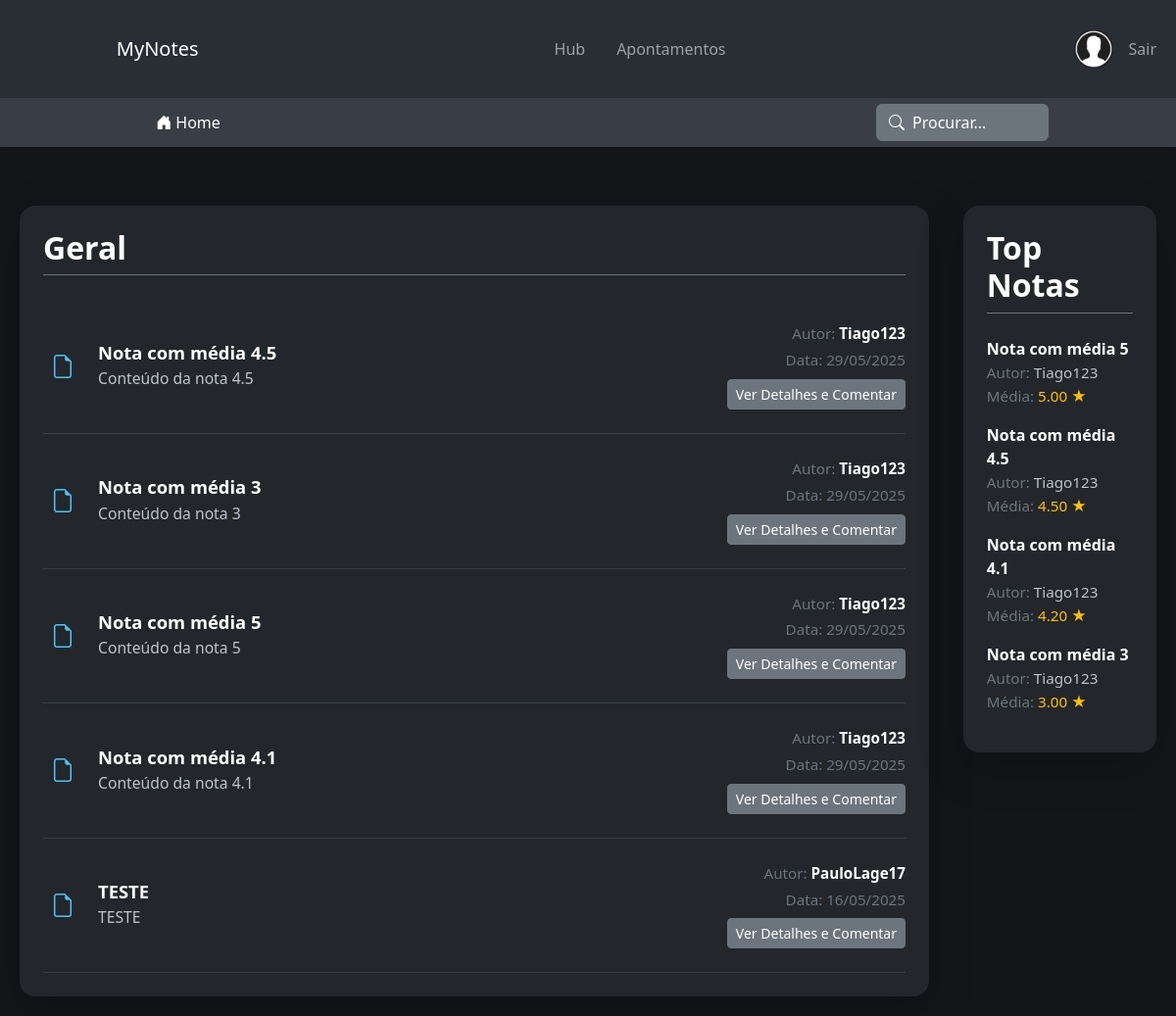
Screenshot of /index.php (signed in) with the database file from the repository.
### tables this page shows
CREATE TABLE `notes` (
  `id` int(11) NOT NULL,
  `user_id` int(11) NOT NULL,
  `id_cadeira` int(11) DEFAULT NULL,
  `escola` int(11) DEFAULT NULL,
  `title` varchar(255) NOT NULL,
  `content` text NOT NULL,
  `private_status` tinyint(2) NOT NULL DEFAULT 1,
  `created_at` timestamp NOT NULL DEFAULT current_timestamp(),
  `updated_at` timestamp NOT NULL DEFAULT current_timestamp() ON UPDATE current_timestamp()
);

CREATE TABLE `userdata` (
  `id` int(11) NOT NULL,
  `username` varchar(20) NOT NULL,
  `email` varchar(100) NOT NULL,
  `password` varchar(255) NOT NULL,
  `aprovado` tinyint(1) NOT NULL DEFAULT 0,
  `admin` tinyint(2) NOT NULL DEFAULT 0,
  `escola` int(11) DEFAULT NULL
);

### index.php (the view, shortened to what this page needs)
<?php
$escola = $_SESSION["escola"];
$conn = new mysqli("localhost", "root", "", "notesdb");
$sql = "SELECT n.id, n.title, n.content, n.created_at, u.username
        FROM notes n
        JOIN userdata u ON n.user_id = u.id
        WHERE n.private_status = 0 AND n.escola = ?
        ORDER BY n.created_at DESC";
$stmt = $conn->prepare($sql);
$stmt->bind_param("i", $escola);
$stmt->execute();
$result = $stmt->get_result();
$sql_top = "
    SELECT n.id, n.title, u.username, AVG(r.rating) as media
    FROM notes n
    JOIN userdata u ON n.user_id = u.id
    LEFT JOIN note_ratings r ON n.id = r.note_id
    WHERE n.private_status = 0 AND n.escola = ?
    GROUP BY n.id, n.title, u.username
    HAVING COUNT(r.rating) > 0
    ORDER BY media DESC, n.id DESC
    LIMIT 5
";
$stmt_top = $conn->prepare($sql_top);
$stmt_top->bind_param("i", $escola);
$stmt_top->execute();
$result_top = $stmt_top->get_result();
?>
<!DOCTYPE html>
<html lang="pt">
<head>
    <link href="https://cdn.jsdelivr.net/npm/bootstrap@5.3.0/dist/css/bootstrap.min.css" rel="stylesheet">
    <link rel="stylesheet" href="https://cdn.jsdelivr.net/npm/bootstrap-icons@1.11.3/font/bootstrap-icons.min.css">
    <link rel="stylesheet" href="styles.css">
</head>
<body>
    <nav class="navbar navbar-expand-lg navbar-dark navbar-custom" style="height: 100px;">
        <div class="container-fluid d-flex justify-content-between align-items-center">
            <div class="d-flex align-items-center flex-grow-1" style="min-width:180px; margin-left: 5%;">
                <a class="navbar-brand" href="index.php" style="margin-left: 3rem;">MyNotes</a>
            </div>
            <div class="d-flex justify-content-center flex-grow-1">
                <ul class="navbar-nav align-items-center gap-3">
                    <li class="nav-item">
                        <a class="nav-link" href="index.php">Hub</a>
                    </li>
                    <li class="nav-item">
                        <a class="nav-link" href="apontamentos.php">Apontamentos</a>
                    </li>
                </ul>
            </div>
            <div class="d-flex align-items-center flex-grow-1 justify-content-end" style="min-width:180px;">
                <ul class="navbar-nav align-items-center">
                    <li class="nav-item">
                        <a class="nav-link" href="perfil.php">
                            <img src="./img/avatar.png" class="rounded-circle" style="width: 40px; border: none;"
                                alt="Avatar" />
                        </a>
                    </li>
                    <?php if (isset($_SESSION["user_id"])): ?>
                        <li class="nav-item">
                            <a class="nav-link" href="logout.php">Sair</a>
                        </li>
                    <?php else: ?>
                        <li class="nav-item">
                            <a class="nav-link" href="login.php">Login</a>
                        </li>
                    <?php endif; ?>
                </ul>
            </div>
        </div>
    </nav>
    <nav class="navbar navbar-expand-lg navbar-dark navbar2nd" style="height: 50px; background-color: #393e46;">
        <div class="container-fluid d-flex justify-content-between align-items-center">
            <div>
                <a href="index.php" class="btn btn-link text-white text-decoration-none"
                    style="margin-left: 50%;min-width: 180px;">
                    <i class="bi bi-house-door-fill"></i> Home
                </a>
            </div>
            <div style="min-width: 25%;">
                <button class="btn btn-secondary d-flex align-items-center" style="min-width:60%;"
                    data-bs-toggle="modal" data-bs-target="#searchModal">
                    <i class="bi bi-search me-2"></i> Procurar...
                </button>
            </div>
        </div>
    </nav>
    <div class="content"
        style="background-color: #131519; display: flex; gap: 3%; align-items: flex-start; min-width: 100%;margin-top: 40px; margin-left: 0; margin-right: 0;">
        <div class="p-4 rounded-4 shadow-lg"
            style="background-color: #23262b; min-width: 80%; flex: 2; border-radius: 18px;">
            <h2 class="mb-4 pb-2 border-bottom border-secondary" style="color: #fff; font-weight: bold;">Geral</h2>
            <?php
            if ($result->num_rows > 0):
                while ($row = $result->fetch_assoc()):
                    $data = date('d/m/Y', strtotime($row["created_at"]));
                    ?>
                    <div class="d-flex justify-content-between align-items-center border-bottom border-gray-800 py-4"
                        style="border-color: #393e46 !important;">
                        <div class="d-flex align-items-center">
                            <div class="me-3 d-flex align-items-center justify-content-center"
                                style="width:40px; height:40px; background:#23272b; border-radius:8px;">
                                <i class="bi bi-file-earmark" style="font-size: 1.5rem; color: #4fc3f7;"></i>
                            </div>
                            <div>
                                <h3 class="mb-1" style="color: #fff; font-size: 1.15rem; font-weight: 600;">
                                    <?php echo htmlspecialchars($row["title"]); ?>
                                </h3>
                                <p class="mb-0" style="color: #bfc4cc; font-size: 0.98rem; margin-right: 1%;">
                                    <?php
                                    $content = htmlspecialchars($row["content"]);
                                    echo nl2br($content);
                                    ?>
                                </p>
                            </div>
                        </div>
                        <div class="text-end" style="min-width: 150px;">
                            <p class="mb-1 text-secondary" style="font-size: 0.95rem;">
                                Autor: <span
                                    class="fw-semibold text-white"><?php echo htmlspecialchars($row["username"]); ?></span>
                            </p>
                            <p class="mb-0 text-secondary" style="font-size: 0.95rem;">
                                Data: <?php echo $data; ?>
                            </p>
                            <a href="publicacao.php?id=<?php echo $row['id']; ?>" class="btn btn-secondary btn-sm mt-2">Ver
                                Detalhes e Comentar</a>
                        </div>
                    </div>
                    <?php
                endwhile;
            else:
                ?>
                <p style="color: #fff;">Não há publicações aprovadas disponíveis no momento.</p>
                <?php
            endif;
            ?>
        </div>
        <div class="p-4 rounded-4 shadow-lg"
            style="background-color: #23262b; max-width: 350px; min-width: 17%; border-radius: 18px; height: fit-content;margin-right: 5%;">
            <h2 class="mb-4 pb-2 border-bottom border-secondary" style="color: #fff; font-weight: bold;">Top Notas</h2>
            <ul class="list-unstyled" style="color: #bfc4cc;">
                <?php if ($result_top->num_rows > 0): ?>
                    <?php while ($row = $result_top->fetch_assoc()): ?>
                        <li class="mb-3">
                            <a href="publicacao.php?id=<?php echo $row['id']; ?>" class="fw-semibold text-white text-decoration-none">
                                <?php echo htmlspecialchars($row["title"]); ?>
                            </a>
                            <br>
                            <span style="font-size: 0.95rem;">
                                <span class="text-secondary">Autor:</span> <?php echo htmlspecialchars($row["username"]); ?> <br>
                                <span class="text-secondary">Média:</span>
                                <span style="color: #ffc107;"><?php echo number_format($row["media"], 2); ?> ★</span>
                            </span>
                        </li>
                    <?php endwhile; ?>
                <?php else: ?>
                    <li>Sem notas avaliadas nesta escola.</li>
                <?php endif; ?>
            </ul>
        </div>
    </div>
</body>
</html>

### styles.css (style rules this page uses)
body { background-color: #131519 !important; }
.navbar-custom { background-color: #292E35 !important; }
.navbar2nd { background-color: #393e46 !important; box-shadow: 0 2px 4px rgba(0, 0, 0, 0.05); }
.content { margin-left: 260px; padding: 20px; max-width: calc(100% - 260px); background-color: #131519; }
::placeholder { color: #fff !important; opacity: 0.4 !important; }

### rows the page displays
notes: title "Nota com média 4.5", content "Conteúdo da nota 4.5", user.username "Tiago123", created_at "29/05/2025", media "4.50"
notes: title "Nota com média 3", content "Conteúdo da nota 3", user.username "Tiago123", created_at "29/05/2025", media "3.00"
notes: title "Nota com média 5", content "Conteúdo da nota 5", user.username "Tiago123", created_at "29/05/2025", media "5.00"
notes: title "Nota com média 4.1", content "Conteúdo da nota 4.1", user.username "Tiago123", created_at "29/05/2025", media "4.20"
notes: title "TESTE", content "TESTE", user.username "PauloLage17", created_at "16/05/2025"
